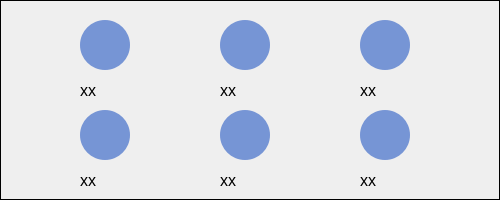
  <widget class="QGroupBox" name="groupBox_2">
   <property name="geometry">
    <rect>
     <x>0</x>
     <y>200</y>
     <width>500</width>
     <height>200</height>
    </rect>
   </property>
   <property name="minimumSize">
    <size>
     <width>500</width>
     <height>200</height>
    </size>
   </property>
   <property name="maximumSize">
    <size>
     <width>500</width>
     <height>200</height>
    </size>
   </property>
   <property name="styleSheet">
    <string notr="true">QGroupBox{
	border:  1px solid black;
}
</string>
   </property>
   <property name="title">
    <string/>
   </property>
   <widget class="QLabel" name="label_jaw5">
    <property name="geometry">
     <rect>
      <x>220</x>
      <y>170</y>
      <width>61</width>
      <height>21</height>
     </rect>
    </property>
    <property name="font">
     <font>
      <pointsize>12</pointsize>
     </font>
    </property>
    <property name="text">
     <string>xx</string>
    </property>
   </widget>
   <widget class="QLabel" name="label_jaw2">
    <property name="geometry">
     <rect>
      <x>220</x>
      <y>80</y>
      <width>61</width>
      <height>21</height>
     </rect>
    </property>
    <property name="font">
     <font>
      <pointsize>12</pointsize>
     </font>
    </property>
    <property name="text">
     <string>xx</string>
    </property>
   </widget>
   <widget class="QPushButton" name="Btn_jaw5">
    <property name="geometry">
     <rect>
      <x>220</x>
      <y>110</y>
      <width>50</width>
      <height>50</height>
     </rect>
    </property>
    <property name="minimumSize">
     <size>
      <width>50</width>
      <height>50</height>
     </size>
    </property>
    <property name="maximumSize">
     <size>
      <width>50</width>
      <height>50</height>
     </size>
    </property>
    <property name="styleSheet">
     <string notr="true">QPushButton
{
    background-color:#7695D5;
    border-width:0px;/*边框宽度*/
    border-radius:25px; /*边框倒角*/
}
QPushButton:pressed,QPushButton::checked
{
    background-color:#F3A817;
    border-width:0px;/*边框宽度*/
    border-radius:25px; /*边框倒角*/
}</string>
    </property>
    <property name="text">
     <string/>
    </property>
   </widget>
   <widget class="QLabel" name="label_jaw3">
    <property name="geometry">
     <rect>
      <x>360</x>
      <y>80</y>
      <width>61</width>
      <height>21</height>
     </rect>
    </property>
    <property name="font">
     <font>
      <pointsize>12</pointsize>
     </font>
    </property>
    <property name="text">
     <string>xx</string>
    </property>
   </widget>
   <widget class="QPushButton" name="Btn_jaw2">
    <property name="geometry">
     <rect>
      <x>220</x>
      <y>20</y>
      <width>50</width>
      <height>50</height>
     </rect>
    </property>
    <property name="minimumSize">
     <size>
      <width>50</width>
      <height>50</height>
     </size>
    </property>
    <property name="maximumSize">
     <size>
      <width>50</width>
      <height>50</height>
     </size>
    </property>
    <property name="styleSheet">
     <string notr="true">QPushButton
{
    background-color:#7695D5;
    border-width:0px;/*边框宽度*/
    border-radius:25px; /*边框倒角*/
}
QPushButton:pressed,QPushButton::checked
{
    background-color:#F3A817;
    border-width:0px;/*边框宽度*/
    border-radius:25px; /*边框倒角*/
}</string>
    </property>
    <property name="text">
     <string/>
    </property>
   </widget>
   <widget class="QPushButton" name="Btn_jaw6">
    <property name="geometry">
     <rect>
      <x>360</x>
      <y>110</y>
      <width>50</width>
      <height>50</height>
     </rect>
    </property>
    <property name="minimumSize">
     <size>
      <width>50</width>
      <height>50</height>
     </size>
    </property>
    <property name="maximumSize">
     <size>
      <width>50</width>
      <height>50</height>
     </size>
    </property>
    <property name="styleSheet">
     <string notr="true">QPushButton
{
    background-color:#7695D5;
    border-width:0px;/*边框宽度*/
    border-radius:25px; /*边框倒角*/
}
QPushButton:pressed,QPushButton::checked
{
    background-color:#F3A817;
    border-width:0px;/*边框宽度*/
    border-radius:25px; /*边框倒角*/
}</string>
    </property>
    <property name="text">
     <string/>
    </property>
   </widget>
   <widget class="QPushButton" name="Btn_jaw1">
    <property name="geometry">
     <rect>
      <x>80</x>
      <y>20</y>
      <width>50</width>
      <height>50</height>
     </rect>
    </property>
    <property name="minimumSize">
     <size>
      <width>50</width>
      <height>50</height>
     </size>
    </property>
    <property name="maximumSize">
     <size>
      <width>50</width>
      <height>50</height>
     </size>
    </property>
    <property name="styleSheet">
     <string notr="true">QPushButton
{
    background-color:#7695D5;
    border-width:0px;/*边框宽度*/
    border-radius:25px; /*边框倒角*/
}
QPushButton:pressed,QPushButton::checked
{
    background-color:#F3A817;
    border-width:0px;/*边框宽度*/
    border-radius:25px; /*边框倒角*/
}</string>
    </property>
    <property name="text">
     <string/>
    </property>
   </widget>
   <widget class="QLabel" name="label_jaw6">
    <property name="geometry">
     <rect>
      <x>360</x>
      <y>170</y>
      <width>61</width>
      <height>21</height>
     </rect>
    </property>
    <property name="font">
     <font>
      <pointsize>12</pointsize>
     </font>
    </property>
    <property name="text">
     <string>xx</string>
    </property>
   </widget>
   <widget class="QPushButton" name="Btn_jaw4">
    <property name="geometry">
     <rect>
      <x>80</x>
      <y>110</y>
      <width>50</width>
      <height>50</height>
     </rect>
    </property>
    <property name="minimumSize">
     <size>
      <width>50</width>
      <height>50</height>
     </size>
    </property>
    <property name="maximumSize">
     <size>
      <width>50</width>
      <height>50</height>
     </size>
    </property>
    <property name="styleSheet">
     <string notr="true">QPushButton
{
    background-color:#7695D5;
    border-width:0px;/*边框宽度*/
    border-radius:25px; /*边框倒角*/
}
QPushButton:pressed,QPushButton::checked
{
    background-color:#F3A817;
    border-width:0px;/*边框宽度*/
    border-radius:25px; /*边框倒角*/
}</string>
    </property>
    <property name="text">
     <string/>
    </property>
   </widget>
   <widget class="QPushButton" name="Btn_jaw3">
    <property name="geometry">
     <rect>
      <x>360</x>
      <y>20</y>
      <width>50</width>
      <height>50</height>
     </rect>
    </property>
    <property name="minimumSize">
     <size>
      <width>50</width>
      <height>50</height>
     </size>
    </property>
    <property name="maximumSize">
     <size>
      <width>50</width>
      <height>50</height>
     </size>
    </property>
    <property name="styleSheet">
     <string notr="true">QPushButton
{
    background-color:#7695D5;
    border-width:0px;/*边框宽度*/
    border-radius:25px; /*边框倒角*/
}
QPushButton:pressed,QPushButton::checked
{
    background-color:#F3A817;
    border-width:0px;/*边框宽度*/
    border-radius:25px; /*边框倒角*/
}</string>
    </property>
    <property name="text">
     <string/>
    </property>
   </widget>
   <widget class="QLabel" name="label_jaw1">
    <property name="geometry">
     <rect>
      <x>80</x>
      <y>80</y>
      <width>61</width>
      <height>21</height>
     </rect>
    </property>
    <property name="font">
     <font>
      <pointsize>12</pointsize>
     </font>
    </property>
    <property name="text">
     <string>xx</string>
    </property>
   </widget>
   <widget class="QLabel" name="label_jaw4">
    <property name="geometry">
     <rect>
      <x>80</x>
      <y>170</y>
      <width>61</width>
      <height>21</height>
     </rect>
    </property>
    <property name="font">
     <font>
      <pointsize>12</pointsize>
     </font>
    </property>
    <property name="text">
     <string>xx</string>
    </property>
   </widget>
  </widget>
